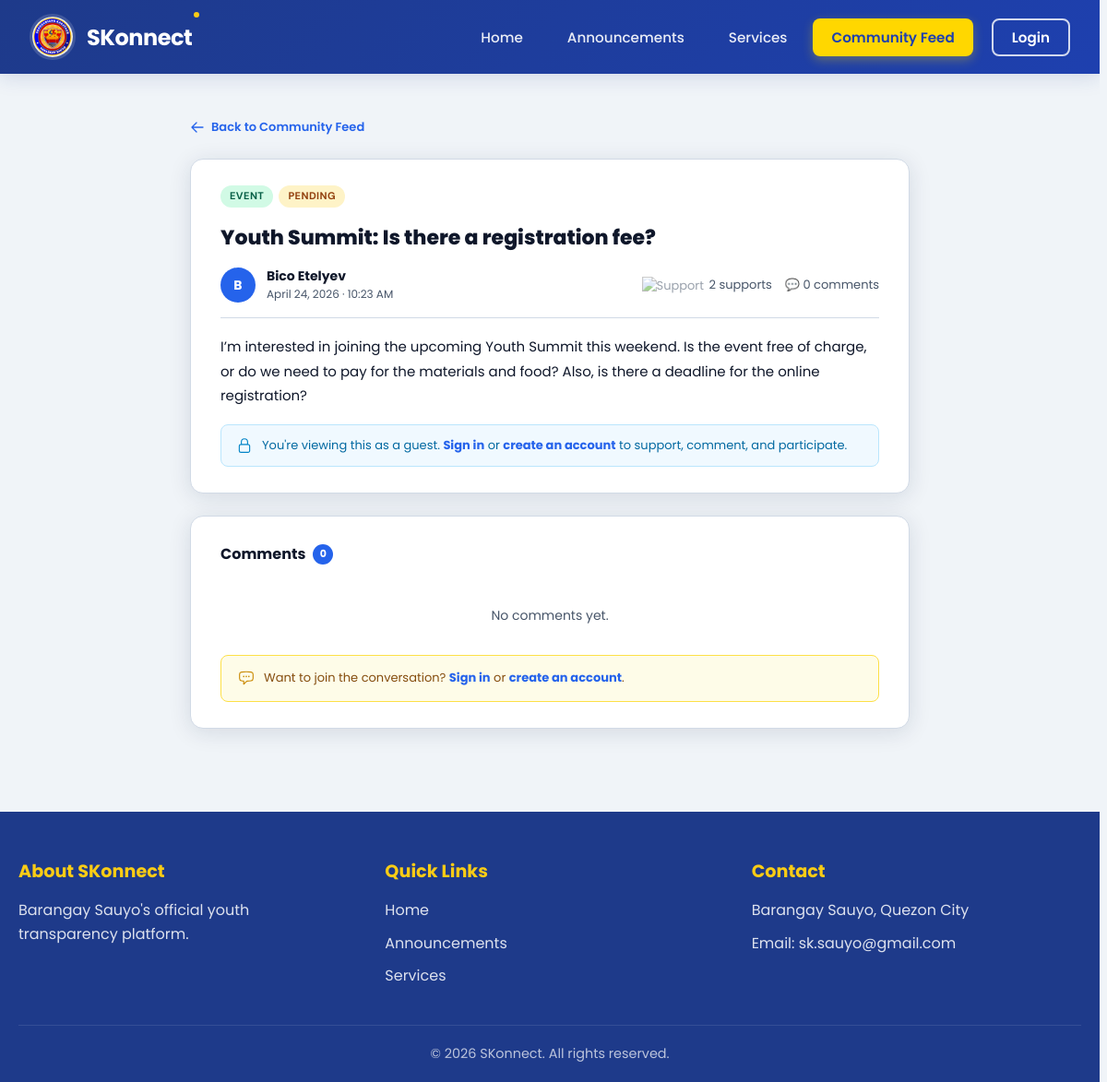
/views/public/public_thread_view.php?id=49, run on the app's committed database.
### tables this page shows
CREATE TABLE `threads` (
  `id` int(11) NOT NULL,
  `author_id` int(11) NOT NULL,
  `category` enum('inquiry','complaint','suggestion','event_question','other') NOT NULL,
  `subject` varchar(120) NOT NULL,
  `message` text NOT NULL,
  `status` enum('pending','responded','resolved') NOT NULL DEFAULT 'pending',
  `is_removed` tinyint(1) NOT NULL DEFAULT 0,
  `removed_by_user` tinyint(1) NOT NULL DEFAULT 0,
  `is_flagged` tinyint(1) NOT NULL DEFAULT 0,
  `is_pinned` tinyint(1) NOT NULL DEFAULT 0,
  `created_at` datetime NOT NULL DEFAULT current_timestamp(),
  `updated_at` datetime NOT NULL DEFAULT current_timestamp() ON UPDATE current_timestamp()
);

### backend/models/ThreadModel.php (called while the page is built, shortened)
<?php
class ThreadModel
{
    private PDO $conn;
    public function __construct(PDO $conn)
    {
        $this->conn = $conn;
    }
    public function getThreadById(int $thread_id, int $user_id): array|false
    {
        $stmt = $this->conn->prepare(
            "SELECT
                t.*,
                CONCAT(u.first_name, ' ', u.last_name) AS author_name,
                (SELECT COUNT(*) FROM thread_supports  ts  WHERE ts.thread_id  = t.id)                                AS support_count,
                (SELECT COUNT(*) FROM thread_comments  tc  WHERE tc.thread_id  = t.id AND tc.is_removed = 0)           AS comment_count,
                (SELECT COUNT(*) FROM thread_bookmarks tb  WHERE tb.thread_id  = t.id AND tb.user_id = :uid1)          AS is_bookmarked,
                (SELECT COUNT(*) FROM thread_supports  ts2 WHERE ts2.thread_id = t.id AND ts2.user_id = :uid2)         AS user_supported
             FROM threads t
             JOIN users u ON u.id = t.author_id
             WHERE t.id = :tid AND t.is_removed = 0
             LIMIT 1"
        );
        $stmt->execute([':uid1' => $user_id, ':uid2' => $user_id, ':tid' => $thread_id]);
        return $stmt->fetch(PDO::FETCH_ASSOC);
    }
}

### backend/models/CommentModel.php (called while the page is built, shortened)
<?php
class CommentModel
{
    private PDO $conn;
    public function __construct(PDO $conn)
    {
        $this->conn = $conn;
    }
    public function getCommentsByThread(int $thread_id, int $user_id): array
    {
        $stmt = $this->conn->prepare(
            "SELECT
                tc.id,
                tc.thread_id,
                tc.message,
                tc.is_mod_comment,
                tc.is_removed,
                tc.removed_by_mod,
                tc.removed_by_user,
                tc.created_at,
                CONCAT(u.first_name, ' ', u.last_name) AS author_name,
                tc.author_id,
                (SELECT COUNT(*) FROM comment_supports cs  WHERE cs.comment_id  = tc.id)                        AS support_count,
                (SELECT COUNT(*) FROM comment_supports cs2 WHERE cs2.comment_id = tc.id AND cs2.user_id = :uid) AS user_supported
             FROM thread_comments tc
             JOIN users u ON u.id = tc.author_id
             WHERE tc.thread_id = :tid
               AND (tc.is_removed = 0 OR tc.removed_by_mod = 1 OR tc.removed_by_user = 1)
             ORDER BY tc.created_at ASC"
        );
        $stmt->execute([':uid' => $user_id, ':tid' => $thread_id]);
        $comments = $stmt->fetchAll(PDO::FETCH_ASSOC);
        return $comments;
    }
}

### views/public/public_thread_view.php (the view, shortened to what this page needs)
<?php
require_once __DIR__ . '/../../backend/models/ThreadModel.php';
require_once __DIR__ . '/../../backend/models/CommentModel.php';
$db   = new Database();
$conn = $db->getConnection();
$threadModel  = new ThreadModel($conn);
$commentModel = new CommentModel($conn);
$thread_id = (int)($_GET['id'] ?? 0);
$thread = $threadModel->getThreadById($thread_id, 0);
$comments = $commentModel->getCommentsByThread($thread_id, 0);
usort($comments, function ($a, $b) {
    $a_mod = (int)!empty($a['is_mod_comment']);
    $b_mod = (int)!empty($b['is_mod_comment']);
    if ($b_mod !== $a_mod) return $b_mod - $a_mod;
    return strtotime($b['created_at']) - strtotime($a['created_at']);
});
$cat_labels = [
    'inquiry'        => 'Inquiry',
    'complaint'      => 'Complaint',
    'suggestion'     => 'Suggestion',
    'event_question' => 'Event',
    'other'          => 'Other',
];
$cat_key   = $thread['category'];
$cat_label = $cat_labels[$cat_key] ?? 'Other';
$date_fmt  = date('F j, Y · g:i A', strtotime($thread['created_at']));
?>
<!DOCTYPE html>
<html lang="en">
<head>
    <link rel="stylesheet" href="../../styles/global.css">
    <link rel="stylesheet" href="../../styles/public/community.css">
    <link rel="stylesheet" href="../../styles/public/public_thread_view.css">
    <link rel="stylesheet" href="../../styles/public/header.css">
    <link rel="stylesheet" href="../../styles/public/footer.css">
</head>
<body>
    <?php include __DIR__ . '/../../components/public/navbar.php'; ?>
    <main class="pub-thread-page">
        <div class="pub-thread-container">
            <a href="community.php" class="pub-thread-back-link">
                <svg xmlns="http://www.w3.org/2000/svg" fill="none" viewBox="0 0 24 24" stroke-width="2" stroke="currentColor">
                    <path stroke-linecap="round" stroke-linejoin="round" d="M10.5 19.5 3 12m0 0 7.5-7.5M3 12h18" />
                </svg>
                Back to Community Feed
            </a>
            <article class="pub-thread-main-card">
                <div class="pub-thread-badges">
                    <span class="category-badge <?= $cat_key ?>"><?= $cat_label ?></span>
                    <span class="status-badge <?= $thread['status'] ?>"><?= ucfirst($thread['status']) ?></span>
                </div>
                <h1 class="pub-thread-title"><?= htmlspecialchars($thread['subject']) ?></h1>
                <div class="pub-thread-meta">
                    <div class="pub-thread-avatar">
                        <?= strtoupper(substr($thread['author_name'], 0, 1)) ?>
                    </div>
                    <div class="pub-thread-author-info">
                        <span class="pub-thread-author-name"><?= htmlspecialchars($thread['author_name']) ?></span>
                        <time class="pub-thread-date" datetime="<?= $thread['created_at'] ?>"><?= $date_fmt ?></time>
                    </div>
                    <div class="pub-thread-meta-counts">
                        <span>
                            <img src="../../assets/img/handshake-icon.png" alt="Support" class="pub-meta-icon">
                            <?= (int)$thread['support_count'] ?> <?= $thread['support_count'] == 1 ? 'support' : 'supports' ?>
                        </span>
                        <span>💬 <?= (int)$thread['comment_count'] ?> <?= $thread['comment_count'] == 1 ? 'comment' : 'comments' ?></span>
                    </div>
                </div>
                <div class="pub-thread-body">
                    <?= nl2br(htmlspecialchars($thread['message'])) ?>
                </div>
                <div class="pub-readonly-notice">
                    <span>
                        You're viewing this as a guest.
                        <a href="../auth/login.php">Sign in</a> or <a href="../auth/register.php">create an account</a> to support, comment, and participate.
                    </span>
                </div>
            </article>
            <section class="pub-comments-section">
                <h2 class="pub-comments-heading">
                    Comments
                    <span class="pub-comments-count"><?= count($comments) ?></span>
                </h2>
                <div class="pub-comment-list">
                    <?php if (empty($comments)) : ?>
                        <div class="pub-no-comments">
                            No comments yet.
                        </div>
                    <?php endif; ?>
                </div>
                <div class="pub-comment-cta">
                    <span>Want to join the conversation? <a href="../auth/login.php">Sign in</a> or <a href="../auth/register.php">create an account</a>.</span>
                </div>
            </section>
        </div>
    </main>
    <?php include __DIR__ . '/../../components/public/footer.php'; ?>
</body>
</html>

### styles/global.css (style rules this page uses)
:root { --primary-blue: #1e3a8a; --secondary-blue: #2563eb; --accent-yellow: #facc15; --text-dark: #1f2937; --text-light: #6b7280; --bg-light: #f8f9fa; --white: #ffffff; --border-color: #e5e7eb; --bg: #f0f3f8; --surface: #ffffff; --surface-2: #f8fafc; --border: #e2e8f0; --text-primary: #0f172a; --text-secondary: #475569; --text-muted: #94a3b8; --accent: #2563eb; --accent-hover: #1d4ed8; --shadow-sm: 0 1px 3px rgba(0, 0, 0, 0.06), 0 1px 2px rgba(0, 0, 0, 0.04); --shadow-md: 0 4px 12px rgba(0, 0, 0, 0.07), 0 2px 6px rgba(0, 0, 0, 0.04); --shadow-lg: 0 10px 28px rgba(0, 0, 0, 0.08), 0 4px 10px rgba(0, 0, 0, 0.04); --radius-sm: 8px; --radius-md: 14px; --radius-lg: 20px; --font-display: "DM Serif Display", Georgia, serif; --font-body: "DM Sans", Arial, sans-serif; --navy: #0f2545; --navy-mid: #1a3a6b; --blue: #1e5fa8; --blue-light: #2e7dd1; --gold: #c8922a; --gold-light: #e8b94a; --bg: #f0f4f8; --surface: #ffffff; --border: #d1dae6; --text-head: #0f2545; --text-body: #334155; --text-muted: #64748b; --red: #c0392b; --green: #1a7a4a; --radius: 10px; --shadow: 0 2px 12px rgba(15, 37, 69, 0.08); --shadow-md: 0 4px 24px rgba(15, 37, 69, 0.12); }
*, *::before, *::after { box-sizing: border-box; margin: 0; padding: 0; }
html { scroll-behavior: smooth; font-family: "Poppins", sans-serif; overflow-y: scroll; scrollbar-gutter: stable; }
body { background: var(--bg); color: var(--text-body); font-family: "Poppins", sans-serif; }

### styles/public/community.css (style rules this page uses)
body { background: var(--bg); }
.category-badge, .status-badge { display: inline-flex; align-items: center; padding: 3px 10px; border-radius: 20px; font-size: 11px; font-weight: 700; font-family: var(--font-body); letter-spacing: 0.04em; text-transform: uppercase; white-space: nowrap; line-height: 1.6; }
.category-badge.event, .category-badge.event_question { background: #d1fae5; color: #065f46; }
.status-badge.pending { background: #fef3c7; color: #92400e; }

### data on the page
threads: category "EVENT", status "PENDING", subject "Youth Summit: Is there a registration fee?", created_at "April 24, 2026 · 10:23 AM", message "I’m interested in joining the upcoming Youth Summit this weekend. Is the event free of charge, or do we need to pay for the materials and food? Also, is there a deadline for the online registration?"

### other printed values
$label "Home Announcements Services Community Feed Login"
substr($thread['author_name'], 0, 1) "B"
$thread['author_name'] "Bico Etelyev"
$thread['support_count'] "2"
$thread['comment_count'] "0"
count($comments) "0"
